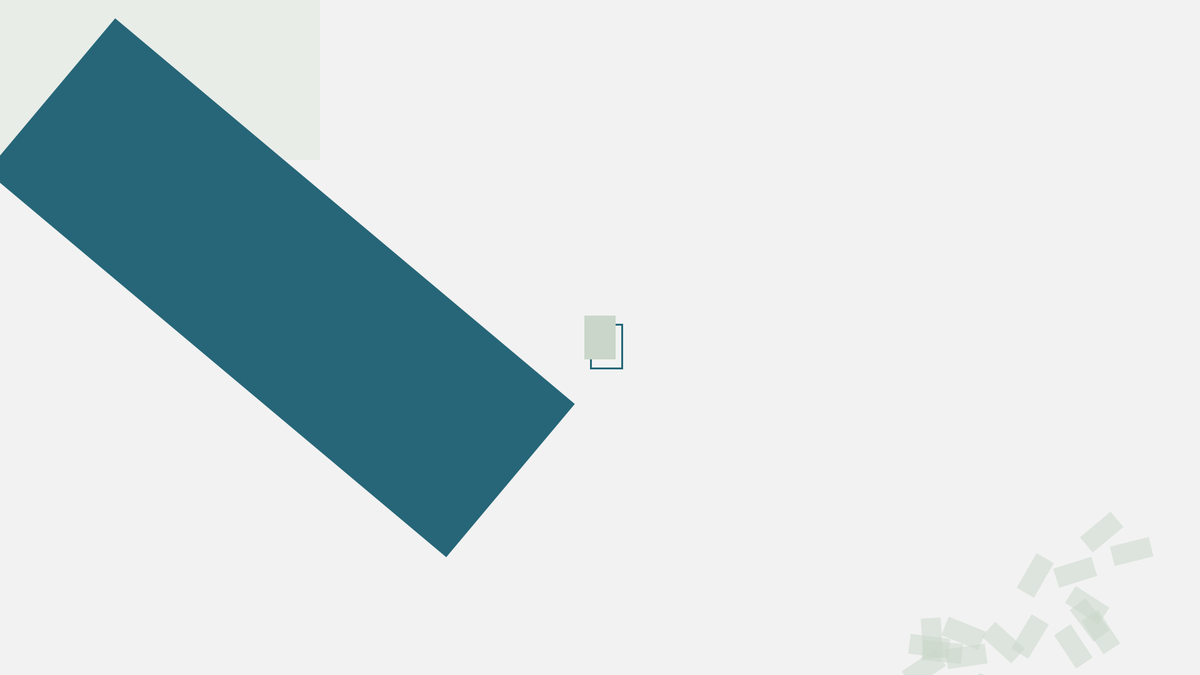
Frame 1 (no input)
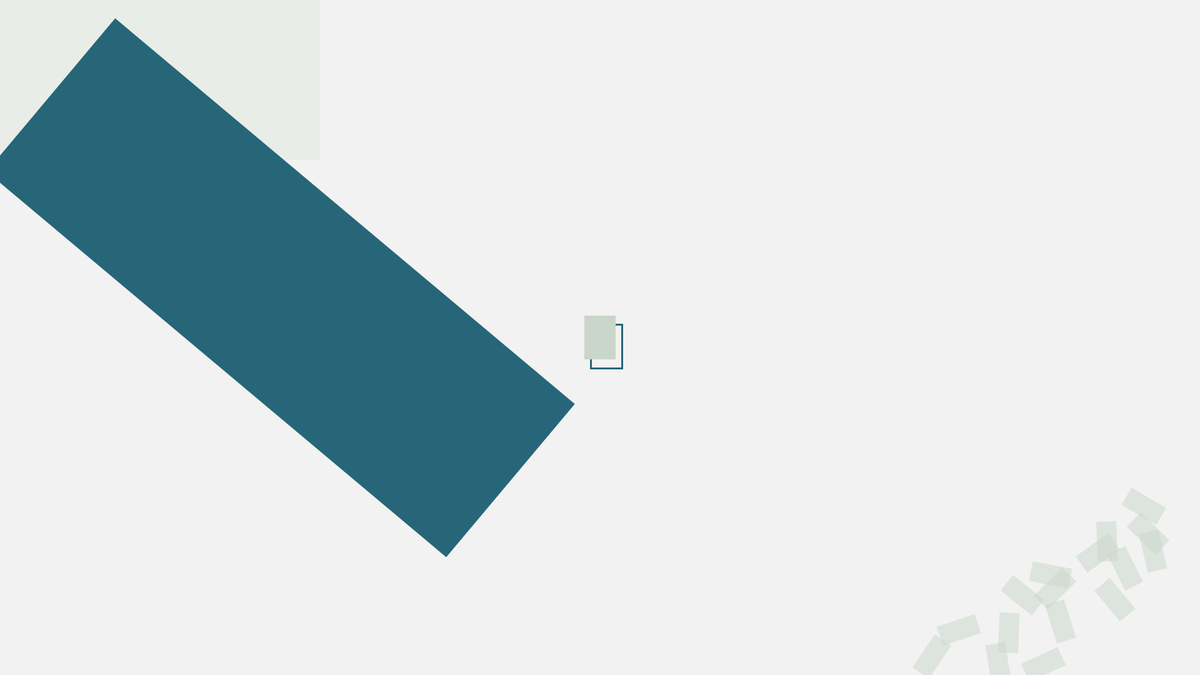
Frame 2 (the mouse pressed at the canvas centre, redrawn once)

The Processing sketch that drew these frames (run headless with seeded random() and noise(); the mouse was pressed at the canvas centre and the sketch redrawn once):

// Processing sketch: k_1
// ── k_1.pde

float WIDTH = 1920;
float HEIGHT = 1080;

float unit = 32;
ArrayList<Integer> pallet = new ArrayList<Integer>();

void setup()
{
  size(1920, 1080);
  colorMode(HSB, 360, 100, 100, 100);
  pallet.add(color(120, 0, 95, 100));
  pallet.add(#e8ede8);
  pallet.add(color(120, 6, 84, 100));
  pallet.add(#266678);
  pallet.add(color(120, 6, 84, 50));
  rectMode(CENTER);
  noLoop();
}


void draw()
{
  background(pallet.get(0));
  noStroke();
  fill(pallet.get(1));
  rect(0, 0, unit*32, unit*16);
  fill(pallet.get(3));
  pushMatrix();
  rotate(radians(40));
  translate(20*unit, 2*unit);
  rect(0, 0, unit*30, unit*10);
  popMatrix();
  shadow_rect(width/2, height/2, 50, 70, false, false, pallet.get(2), pallet.get(3));
  
  for (int i=0; i<20; ++i)
  {
    pushMatrix();
    float x = random(width-14*unit, width-2*unit);
    float y = -0.65*x + 65*unit + random(-3*unit, 3*unit);
    rotate_and_move(x, y, random(360));
    fill(pallet.get(4));
    rect(0, 0, unit*2, unit*1);
    popMatrix();
  }
}


void rotate_and_move(float x, float y, float degree)
{
  PVector v = new PVector(x, y);
  float fai = v.heading();
  float theta = radians(degree);
  rotate(theta);
  translate(v.mag()*cos(fai-theta), v.mag()*sin(fai-theta));
}


void shadow_rect(float x, float y, float w, float h, boolean upper, boolean lefter, int color1, int color2)
{
  float diff_x = w*0.2;
  float diff_y = h*0.2;
  if (upper == true)
  {
    diff_y *= -1;
  }
  if (lefter == true)
  {
    diff_x *= -1;
  }
  noFill();
  strokeWeight(3);
  stroke(color2);
  rect(x+diff_x, y+diff_y, w, h);
  noStroke();
  fill(color1);
  rect(x, y, w, h);
}
